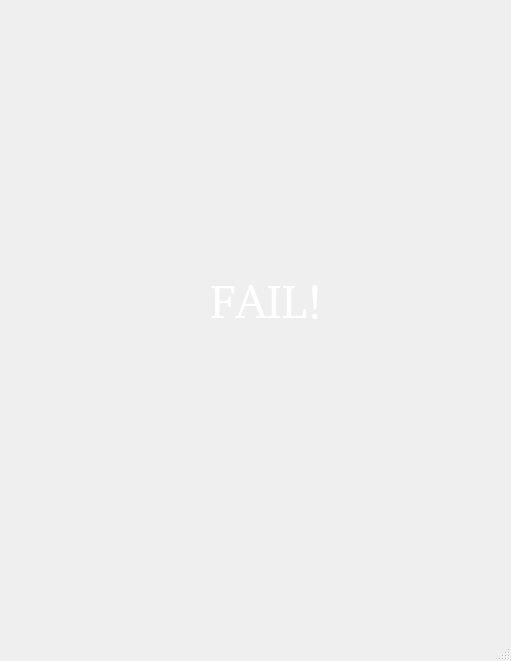
<?xml version="1.0" encoding="UTF-8"?>
<ui version="4.0">
 <class>MainWindow</class>
 <widget class="QMainWindow" name="MainWindow">
  <property name="geometry">
   <rect>
    <x>0</x>
    <y>0</y>
    <width>511</width>
    <height>661</height>
   </rect>
  </property>
  <property name="windowTitle">
   <string>MainWindow</string>
  </property>
  <widget class="QWidget" name="centralwidget">
   <widget class="QLabel" name="label">
    <property name="geometry">
     <rect>
      <x>0</x>
      <y>0</y>
      <width>511</width>
      <height>661</height>
     </rect>
    </property>
    <property name="styleSheet">
     <string notr="true">background-image: url(:/newPrefix/tt.jpg);</string>
    </property>
    <property name="text">
     <string/>
    </property>
    <property name="pixmap">
     <pixmap>tt.jpg</pixmap>
    </property>
    <property name="scaledContents">
     <bool>true</bool>
    </property>
   </widget>
   <widget class="QLabel" name="label_2">
    <property name="geometry">
     <rect>
      <x>210</x>
      <y>230</y>
      <width>181</width>
      <height>141</height>
     </rect>
    </property>
    <property name="font">
     <font>
      <family>Champagne &amp; Limousines</family>
      <pointsize>36</pointsize>
     </font>
    </property>
    <property name="styleSheet">
     <string notr="true">color: rgb(255, 255, 255);</string>
    </property>
    <property name="text">
     <string>FAIL!</string>
    </property>
   </widget>
  </widget>
  <widget class="QMenuBar" name="menubar">
   <property name="geometry">
    <rect>
     <x>0</x>
     <y>0</y>
     <width>511</width>
     <height>21</height>
    </rect>
   </property>
  </widget>
  <widget class="QStatusBar" name="statusbar"/>
 </widget>
 <resources>
  <include location="userfail.qrc"/>
 </resources>
 <connections/>
</ui>
